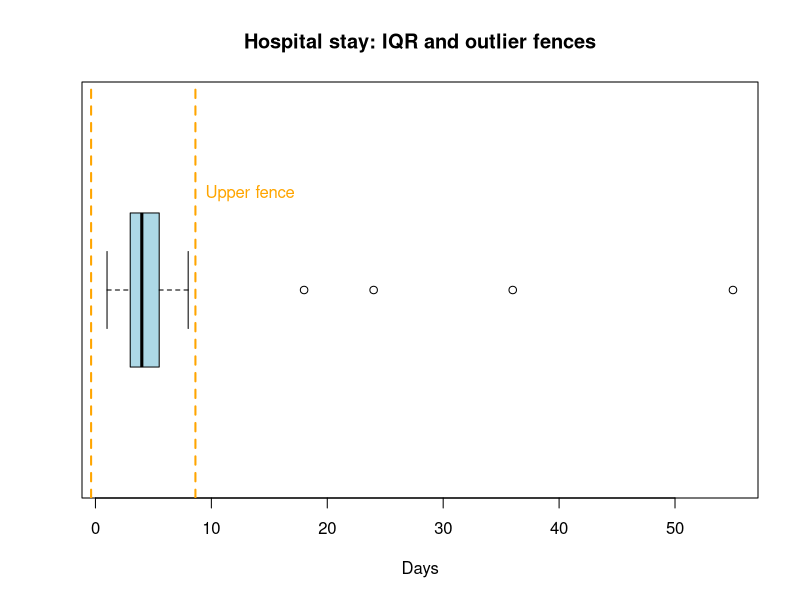

R code for this plot:
# Created by: Mahdi Akbarzadeh
# Purpose: Activity for quartiles, IQR, boxplots, and outliers.
#
# Question:
# Does every value above Q3 count as an outlier?
#
# Key idea:
# IQR describes the middle 50% of data. Outlier screening requires fences.
#
# Data note:
# The teaching dataset is generated inside this script.
# No external data file is required.

set.seed(2026)

cat("Medical Biostatistics Lab - Activity 03\n")
cat("Topic: Quartiles, IQR, boxplots, and outliers\n")
cat("Created by: Mahdi Akbarzadeh\n\n")

# ------------------------------------------------------------
# 1) Simulate a right-skewed hospital-stay dataset
# ------------------------------------------------------------

typical_stays <- rpois(n = 40, lambda = 4) + 1
long_stays <- c(18, 24, 36, 55)
hospital_stay_days <- c(typical_stays, long_stays)

# ------------------------------------------------------------
# 2) Compute quartiles, IQR, and outlier fences
# ------------------------------------------------------------

q1 <- as.numeric(quantile(hospital_stay_days, 0.25))
median_value <- median(hospital_stay_days)
q3 <- as.numeric(quantile(hospital_stay_days, 0.75))
iqr_value <- IQR(hospital_stay_days)

lower_fence <- q1 - 1.5 * iqr_value
upper_fence <- q3 + 1.5 * iqr_value

outliers <- hospital_stay_days[
  hospital_stay_days < lower_fence | hospital_stay_days > upper_fence
]

summary_table <- data.frame(
  q1 = q1,
  median = median_value,
  q3 = q3,
  iqr = iqr_value,
  lower_fence = lower_fence,
  upper_fence = upper_fence,
  outlier_count = length(outliers)
)

cat("Summary table:\n")
print(summary_table)

cat("\nOutlier values detected by the 1.5 x IQR rule:\n")
print(data.frame(outlier_values = outliers))

# ------------------------------------------------------------
# 3) Create output folder and save the figure
# ------------------------------------------------------------

output_dir <- file.path(getwd(), "activity_outputs")
if (!dir.exists(output_dir)) {
  dir.create(output_dir, recursive = TRUE)
}

output_file <- file.path(output_dir, "activity-03-quartiles-iqr-boxplot.png")

png(output_file, width = 900, height = 520)
boxplot(
  hospital_stay_days,
  horizontal = TRUE,
  main = "Hospital stay: IQR and outlier fences",
  xlab = "Days",
  col = "lightblue"
)
abline(v = lower_fence, col = "orange", lwd = 2, lty = 2)
abline(v = upper_fence, col = "orange", lwd = 2, lty = 2)
text(
  x = upper_fence,
  y = 1.25,
  labels = "Upper fence",
  col = "orange",
  pos = 4
)
dev.off()

cat("\nFigure saved to:\n")
cat(normalizePath(output_file, mustWork = FALSE), "\n")

# ------------------------------------------------------------
# 4) Student interpretation task
# ------------------------------------------------------------

cat("\nStudent interpretation task:\n")
cat("1. What does the IQR represent in this hospital-stay dataset?\n")
cat("2. Why is a value above Q3 not automatically an outlier?\n")
